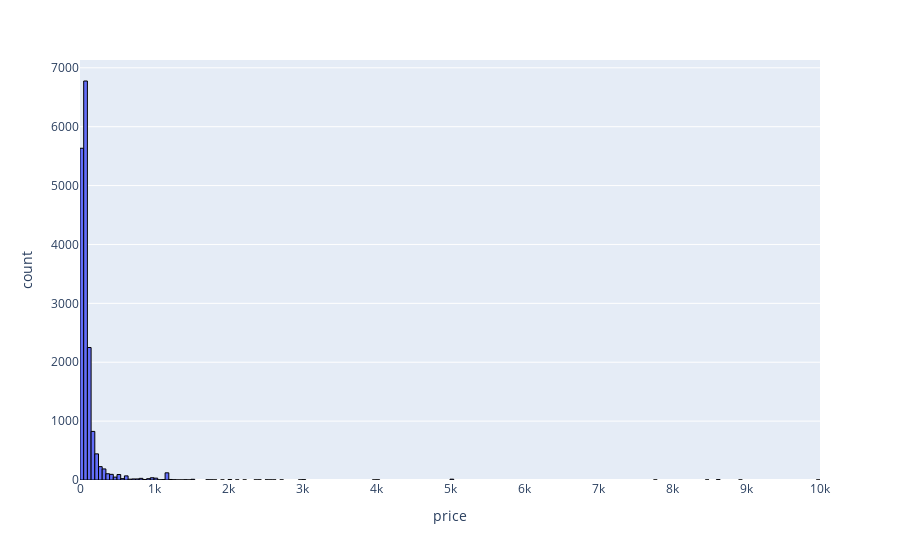

The notebook cell saved with this chart:
### Code cell
airbnb_price_count = airbnb_analisis['price']
airbnb_price_count

price_hist = px.histogram(
    data_frame = airbnb_price_count,
    x = 'price',
    nbins = 200,
)

price_hist.update_traces(
    marker=dict(
        line=dict(color="black", width=1)   # outline
    )
)

### Figure 1 — Plotly figure (JSON) as saved in the notebook; plotly's stock layout.template omitted (floating-point values rounded to 4 significant figures; data arrays with more than 128 entries replaced by an {"elided": "..."} marker saying what was removed)
{"data": [{"bingroup": "x", "hovertemplate": "price=%{x}<br>count=%{y}<extra></extra>", "legendgroup": "", "marker": {"color": "#636efa", "line": {"color": "black", "width": 1}, "pattern": {"shape": ""}}, "name": "", "nbinsx": 200, "orientation": "v", "showlegend": false, "type": "histogram", "x": {"elided": "17180 float values"}, "xaxis": "x", "yaxis": "y"}], "layout": {"barmode": "relative", "legend": {"tracegroupgap": 0}, "margin": {"t": 60}, "xaxis": {"anchor": "y", "domain": [0, 1], "title": {"text": "price"}}, "yaxis": {"anchor": "x", "domain": [0, 1], "title": {"text": "count"}}}}
